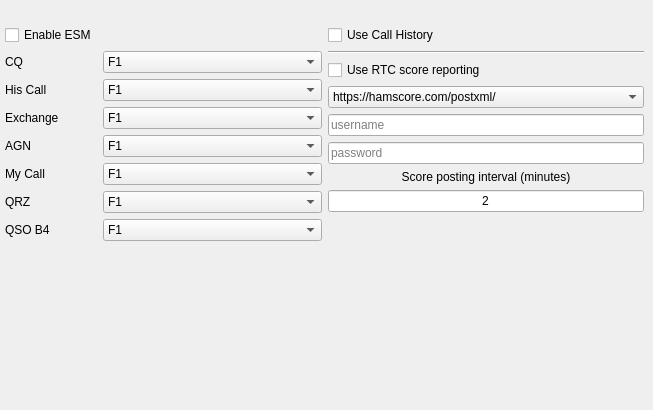
     <widget class="QWidget" name="options_tab">
      <attribute name="title">
       <string>Options</string>
      </attribute>
      <widget class="QWidget" name="layoutWidget">
       <property name="geometry">
        <rect>
         <x>5</x>
         <y>25</y>
         <width>639</width>
         <height>376</height>
        </rect>
       </property>
       <layout class="QGridLayout" name="gridLayout_10" columnstretch="1,1">
        <property name="sizeConstraint">
         <enum>QLayout::SizeConstraint::SetDefaultConstraint</enum>
        </property>
        <item row="0" column="0">
         <layout class="QFormLayout" name="formLayout">
          <item row="0" column="0">
           <widget class="QCheckBox" name="use_esm">
            <property name="text">
             <string>Enable ESM</string>
            </property>
           </widget>
          </item>
          <item row="1" column="0">
           <widget class="QLabel" name="label_2l">
            <property name="text">
             <string>CQ</string>
            </property>
           </widget>
          </item>
          <item row="1" column="1">
           <widget class="QComboBox" name="esm_cq">
            <item>
             <property name="text">
              <string>F1</string>
             </property>
            </item>
            <item>
             <property name="text">
              <string>F2</string>
             </property>
            </item>
            <item>
             <property name="text">
              <string>F3</string>
             </property>
            </item>
            <item>
             <property name="text">
              <string>F4</string>
             </property>
            </item>
            <item>
             <property name="text">
              <string>F5</string>
             </property>
            </item>
            <item>
             <property name="text">
              <string>F6</string>
             </property>
            </item>
            <item>
             <property name="text">
              <string>F7</string>
             </property>
            </item>
            <item>
             <property name="text">
              <string>F8</string>
             </property>
            </item>
            <item>
             <property name="text">
              <string>F9</string>
             </property>
            </item>
            <item>
             <property name="text">
              <string>F10</string>
             </property>
            </item>
            <item>
             <property name="text">
              <string>F11</string>
             </property>
            </item>
            <item>
             <property name="text">
              <string>F12</string>
             </property>
            </item>
            <item>
             <property name="text">
              <string>DISABLED</string>
             </property>
            </item>
           </widget>
          </item>
          <item row="5" column="0">
           <widget class="QLabel" name="label_26">
            <property name="text">
             <string>My Call</string>
            </property>
           </widget>
          </item>
          <item row="2" column="0">
           <widget class="QLabel" name="label_25">
            <property name="text">
             <string>His Call</string>
            </property>
           </widget>
          </item>
          <item row="3" column="0">
           <widget class="QLabel" name="label_22">
            <property name="text">
             <string>Exchange</string>
            </property>
           </widget>
          </item>
          <item row="4" column="0">
           <widget class="QLabel" name="label_24">
            <property name="text">
             <string>AGN</string>
            </property>
           </widget>
          </item>
          <item row="6" column="0">
           <widget class="QLabel" name="label_23">
            <property name="text">
             <string>QRZ</string>
            </property>
           </widget>
          </item>
          <item row="7" column="0">
           <widget class="QLabel" name="label_15">
            <property name="text">
             <string>QSO B4</string>
            </property>
           </widget>
          </item>
          <item row="3" column="1">
           <widget class="QComboBox" name="esm_exch">
            <item>
             <property name="text">
              <string>F1</string>
             </property>
            </item>
            <item>
             <property name="text">
              <string>F2</string>
             </property>
            </item>
            <item>
             <property name="text">
              <string>F3</string>
             </property>
            </item>
            <item>
             <property name="text">
              <string>F4</string>
             </property>
            </item>
            <item>
             <property name="text">
              <string>F5</string>
             </property>
            </item>
            <item>
             <property name="text">
              <string>F6</string>
             </property>
            </item>
            <item>
             <property name="text">
              <string>F7</string>
             </property>
            </item>
            <item>
             <property name="text">
              <string>F8</string>
             </property>
            </item>
            <item>
             <property name="text">
              <string>F9</string>
             </property>
            </item>
            <item>
             <property name="text">
              <string>F10</string>
             </property>
            </item>
            <item>
             <property name="text">
              <string>F11</string>
             </property>
            </item>
            <item>
             <property name="text">
              <string>F12</string>
             </property>
            </item>
            <item>
             <property name="text">
              <string>DISABLED</string>
             </property>
            </item>
           </widget>
          </item>
          <item row="4" column="1">
           <widget class="QComboBox" name="esm_agn">
            <item>
             <property name="text">
              <string>F1</string>
             </property>
            </item>
            <item>
             <property name="text">
              <string>F2</string>
             </property>
            </item>
            <item>
             <property name="text">
              <string>F3</string>
             </property>
            </item>
            <item>
             <property name="text">
              <string>F4</string>
             </property>
            </item>
            <item>
             <property name="text">
              <string>F5</string>
             </property>
            </item>
            <item>
             <property name="text">
              <string>F6</string>
             </property>
            </item>
            <item>
             <property name="text">
              <string>F7</string>
             </property>
            </item>
            <item>
             <property name="text">
              <string>F8</string>
             </property>
            </item>
            <item>
             <property name="text">
              <string>F9</string>
             </property>
            </item>
            <item>
             <property name="text">
              <string>F10</string>
             </property>
            </item>
            <item>
             <property name="text">
              <string>F11</string>
             </property>
            </item>
            <item>
             <property name="text">
              <string>F12</string>
             </property>
            </item>
            <item>
             <property name="text">
              <string>DISABLED</string>
             </property>
            </item>
           </widget>
          </item>
          <item row="2" column="1">
           <widget class="QComboBox" name="esm_hiscall">
            <item>
             <property name="text">
              <string>F1</string>
             </property>
            </item>
            <item>
             <property name="text">
              <string>F2</string>
             </property>
            </item>
            <item>
             <property name="text">
              <string>F3</string>
             </property>
            </item>
            <item>
             <property name="text">
              <string>F4</string>
             </property>
            </item>
            <item>
             <property name="text">
              <string>F5</string>
             </property>
            </item>
            <item>
             <property name="text">
              <string>F6</string>
             </property>
            </item>
            <item>
             <property name="text">
              <string>F7</string>
             </property>
            </item>
            <item>
             <property name="text">
              <string>F8</string>
             </property>
            </item>
            <item>
             <property name="text">
              <string>F9</string>
             </property>
            </item>
            <item>
             <property name="text">
              <string>F10</string>
             </property>
            </item>
            <item>
             <property name="text">
              <string>F11</string>
             </property>
            </item>
            <item>
             <property name="text">
              <string>F12</string>
             </property>
            </item>
            <item>
             <property name="text">
              <string>DISABLED</string>
             </property>
            </item>
           </widget>
          </item>
          <item row="6" column="1">
           <widget class="QComboBox" name="esm_qrz">
            <item>
             <property name="text">
              <string>F1</string>
             </property>
            </item>
            <item>
             <property name="text">
              <string>F2</string>
             </property>
            </item>
            <item>
             <property name="text">
              <string>F3</string>
             </property>
            </item>
            <item>
             <property name="text">
              <string>F4</string>
             </property>
            </item>
            <item>
             <property name="text">
              <string>F5</string>
             </property>
            </item>
            <item>
             <property name="text">
              <string>F6</string>
             </property>
            </item>
            <item>
             <property name="text">
              <string>F7</string>
             </property>
            </item>
            <item>
             <property name="text">
              <string>F8</string>
             </property>
            </item>
            <item>
             <property name="text">
              <string>F9</string>
             </property>
            </item>
            <item>
             <property name="text">
              <string>F10</string>
             </property>
            </item>
            <item>
             <property name="text">
              <string>F11</string>
             </property>
            </item>
            <item>
             <property name="text">
              <string>F12</string>
             </property>
            </item>
            <item>
             <property name="text">
              <string>DISABLED</string>
             </property>
            </item>
           </widget>
          </item>
          <item row="5" column="1">
           <widget class="QComboBox" name="esm_mycall">
            <item>
             <property name="text">
              <string>F1</string>
             </property>
            </item>
            <item>
             <property name="text">
              <string>F2</string>
             </property>
            </item>
            <item>
             <property name="text">
              <string>F3</string>
             </property>
            </item>
            <item>
             <property name="text">
              <string>F4</string>
             </property>
            </item>
            <item>
             <property name="text">
              <string>F5</string>
             </property>
            </item>
            <item>
             <property name="text">
              <string>F6</string>
             </property>
            </item>
            <item>
             <property name="text">
              <string>F7</string>
             </property>
            </item>
            <item>
             <property name="text">
              <string>F8</string>
             </property>
            </item>
            <item>
             <property name="text">
              <string>F9</string>
             </property>
            </item>
            <item>
             <property name="text">
              <string>F10</string>
             </property>
            </item>
            <item>
             <property name="text">
              <string>F11</string>
             </property>
            </item>
            <item>
             <property name="text">
              <string>F12</string>
             </property>
            </item>
            <item>
             <property name="text">
              <string>DISABLED</string>
             </property>
            </item>
           </widget>
          </item>
          <item row="7" column="1">
           <widget class="QComboBox" name="esm_qsob4">
            <item>
             <property name="text">
              <string>F1</string>
             </property>
            </item>
            <item>
             <property name="text">
              <string>F2</string>
             </property>
            </item>
            <item>
             <property name="text">
              <string>F3</string>
             </property>
            </item>
            <item>
             <property name="text">
              <string>F4</string>
             </property>
            </item>
            <item>
             <property name="text">
              <string>F5</string>
             </property>
            </item>
            <item>
             <property name="text">
              <string>F6</string>
             </property>
            </item>
            <item>
             <property name="text">
              <string>F7</string>
             </property>
            </item>
            <item>
             <property name="text">
              <string>F8</string>
             </property>
            </item>
            <item>
             <property name="text">
              <string>F9</string>
             </property>
            </item>
            <item>
             <property name="text">
              <string>F10</string>
             </property>
            </item>
            <item>
             <property name="text">
              <string>F11</string>
             </property>
            </item>
            <item>
             <property name="text">
              <string>F12</string>
             </property>
            </item>
            <item>
             <property name="text">
              <string>DISABLED</string>
             </property>
            </item>
           </widget>
          </item>
         </layout>
        </item>
        <item row="0" column="1">
         <layout class="QVBoxLayout" name="verticalLayout">
          <item>
           <widget class="QCheckBox" name="use_call_history">
            <property name="text">
             <string>Use Call History</string>
            </property>
           </widget>
          </item>
          <item>
           <widget class="Line" name="line">
            <property name="orientation">
             <enum>Qt::Horizontal</enum>
            </property>
           </widget>
          </item>
          <item>
           <widget class="QCheckBox" name="send_rtc_scores">
            <property name="text">
             <string>Use RTC score reporting</string>
            </property>
           </widget>
          </item>
          <item>
           <widget class="QComboBox" name="rtc_url">
            <item>
             <property name="text">
              <string>https://hamscore.com/postxml/</string>
             </property>
            </item>
            <item>
             <property name="text">
              <string>https://contestonlinescore.com/post/</string>
             </property>
            </item>
            <item>
             <property name="text">
              <string>http://contest.run</string>
             </property>
            </item>
           </widget>
          </item>
          <item>
           <widget class="QLineEdit" name="rtc_user">
            <property name="placeholderText">
             <string>username</string>
            </property>
           </widget>
          </item>
          <item>
           <widget class="QLineEdit" name="rtc_pass">
            <property name="echoMode">
             <enum>QLineEdit::EchoMode::Password</enum>
            </property>
            <property name="placeholderText">
             <string>password</string>
            </property>
           </widget>
          </item>
          <item>
           <widget class="QLabel" name="label_28">
            <property name="text">
             <string>Score posting interval (minutes)</string>
            </property>
            <property name="alignment">
             <set>Qt::AlignCenter</set>
            </property>
           </widget>
          </item>
          <item>
           <widget class="QLineEdit" name="rtc_interval">
            <property name="text">
             <string>2</string>
            </property>
            <property name="alignment">
             <set>Qt::AlignCenter</set>
            </property>
           </widget>
          </item>
          <item>
           <spacer name="verticalSpacer_8">
            <property name="orientation">
             <enum>Qt::Vertical</enum>
            </property>
            <property name="sizeHint" stdset="0">
             <size>
              <width>20</width>
              <height>40</height>
             </size>
            </property>
           </spacer>
          </item>
         </layout>
        </item>
       </layout>
      </widget>
     </widget>
